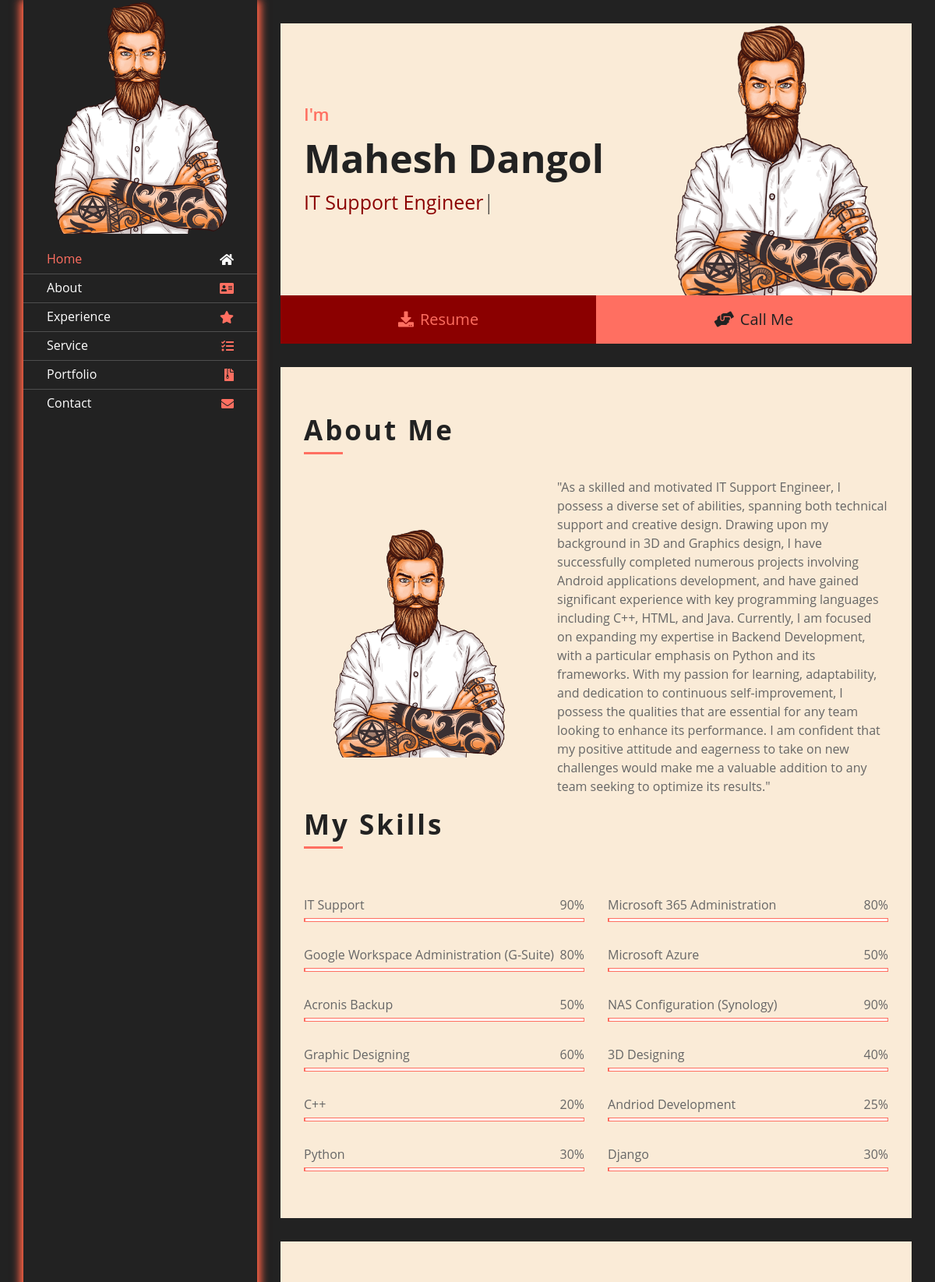
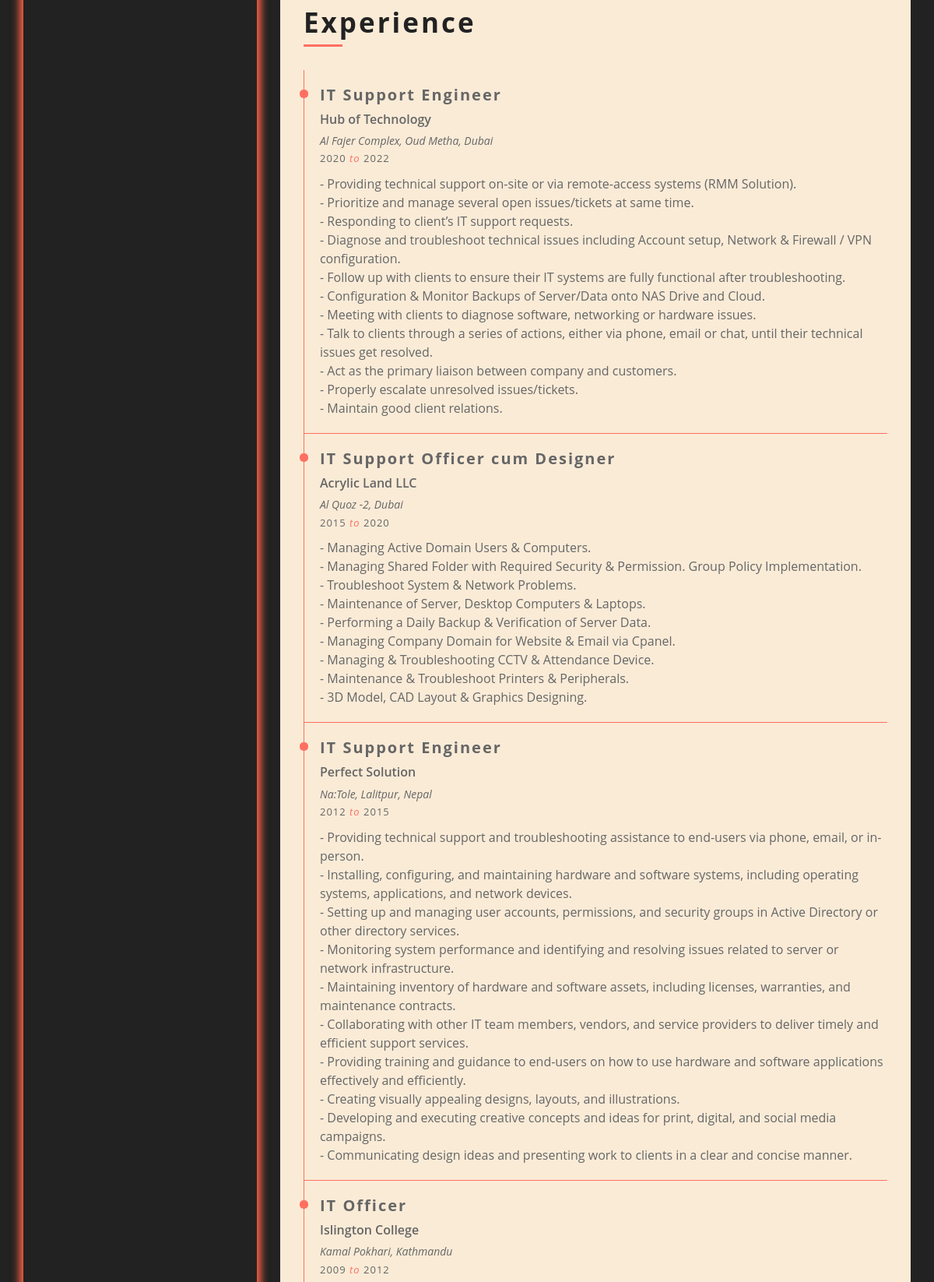
The page / (upper part) on the database its author committed (2 pictures, top to bottom).
### main/models.py (models this page shows)
class ResumeTitle(models.Model):
    name = models.CharField(max_length=30)
    about_me = models.TextField(blank=True)
    profile_pic = models.ImageField(upload_to="thumbnail_profile", default="", blank=True)

class ResumeSkill(models.Model):
    skill = models.CharField(max_length=500)
    skill_level = models.CharField(max_length=3)

class ResumeExperience(models.Model):
    title = models.CharField(max_length=100)
    company = models.CharField(max_length=200)
    address = models.CharField(max_length=200)
    start_date = models.CharField(max_length=50)
    end_date = models.CharField(max_length=50)
    description = models.TextField()

### main/views.py (the view)
# urls.py: path('', include('main.urls')),
def main(request):
    latest_value = len(ResumeTitle.objects.all())
    name = ResumeTitle.objects.all()[latest_value - 1]
    about_me = ResumeTitle.objects.all()[latest_value - 1]
    profile_pic = ResumeTitle.objects.all()[latest_value - 1].profile_pic
    designation = ResumeTitleScroll.objects.all()
    skill = ResumeSkill.objects.all()
    skill_level = ResumeSkill.objects.all()
    two_loops = zip(skill, skill_level)
    level = ResumeEducation.objects.all()
    start_date = ResumeEducation.objects.all()
    end_date = ResumeEducation.objects.all()
    college = ResumeEducation.objects.all()
    edu_loops = zip(level, start_date, end_date, college)
    title = ResumeExperience.objects.all()
    company = ResumeExperience.objects.all()
    address = ResumeExperience.objects.all()
    start_date = ResumeExperience.objects.all()
    end_date = ResumeExperience.objects.all()
    description = ResumeExperience.objects.all()
    exp_loops = zip(title, company, address, start_date, end_date, description)
    title = ResumeService.objects.all()
    detail = ResumeService.objects.all()
    icon = ResumeService.objects.all()
    serv_loops = zip(title, detail, icon)
    project_name = ResumePortfolio.objects.all()
    project_type = ResumePortfolio.objects.all()
    project_img = ResumePortfolio.objects.all()
    project_tag = ResumePortfolio.objects.all()
    project_link = ResumePortfolio.objects.all()
    port_loops = zip(project_name, project_type, project_img, project_tag, project_link)
    total_contacts = len(ResumeContact.objects.all())
    name_cont = ResumeContact.objects.all()[total_contacts - 1]
    designation_cont = ResumeContact.objects.all()[total_contacts - 1]
    email = ResumeContact.objects.all()[total_contacts - 1]
    mobile = ResumeContact.objects.all()[total_contacts - 1]
    address = ResumeContact.objects.all()[total_contacts - 1]
    return render(request, "resume.html", {
        "name": name,
        "about_me": about_me,
        "profile_pic": profile_pic,
        "designation": designation,
        "skill_list": two_loops,
        "education": edu_loops,
        "experience": exp_loops,
        "service": serv_loops,
        "portfolio": port_loops,
        "name_cont": name_cont,
        "designation_cont": designation_cont,
        "email": email,
        "mobile": mobile,
        "address": address
    })

### templates/resume.html (shortened to what this page needs)
{% load static %}
<!DOCTYPE html>
<html lang="en">
<head>
    <link href="https://stackpath.bootstrapcdn.com/bootstrap/4.4.1/css/bootstrap.min.css" rel="stylesheet">
    <link href="https://cdnjs.cloudflare.com/ajax/libs/font-awesome/5.10.0/css/all.min.css" rel="stylesheet">
    <link href="{% static 'assets-resume/lib/slick/slick.css' %}" rel="stylesheet">
    <link href="{% static 'assets-resume/lib/slick/slick-theme.css' %}" rel="stylesheet">
    <link href="{% static 'assets-resume/lib/lightbox/css/lightbox.min.css' %}" rel="stylesheet">
    <link href="{% static 'assets-resume/css/style.css' %}" rel="stylesheet">
</head>
<body data-spy="scroll" data-target=".navbar" data-offset="51">
<div class="wrapper">
    <div class="sidebar">
        <div class="sidebar-header">
            <img src=" media/{{profile_pic}}" alt="Image">
        </div>
        <div class="sidebar-content">
            <nav class="navbar navbar-expand-md bg-dark navbar-dark">
                <div class="collapse navbar-collapse" id="navbarCollapse">
                    <ul class="nav navbar-nav">
                        <li class="nav-item">
                            <a class="nav-link" href="#header">Home<i class="fa fa-home"></i></a>
                        </li>
                        <li class="nav-item">
                            <a class="nav-link" href="#about">About<i class="fa fa-address-card"></i></a>
                        </li>
                        <li class="nav-item">
                            <a class="nav-link" href="#experience">Experience<i class="fa fa-star"></i></a>
                        </li>
                        <li class="nav-item">
                            <a class="nav-link" href="#service">Service<i class="fa fa-tasks"></i></a>
                        </li>
                        <li class="nav-item">
                            <a class="nav-link" href="#portfolio">Portfolio<i class="fa fa-file-archive"></i></a>
                        </li>
                        <li class="nav-item">
                            <a class="nav-link" href="#contact">Contact<i class="fa fa-envelope"></i></a>
                        </li>
                    </ul>
                </div>
            </nav>
        </div>
    </div>
    <div class="content">
        <div class="header" id="header">
            <div class="content-inner">
                <p>I'm</p>
                <h1>{{name.name}}</h1>
                <h2 style="color: darkred;"></h2>
                {% for designations in designation %}
                <div style="position: absolute; bottom: 0px; right: 0px; width: 250px; height: 350px;
                background-size: cover;">
                </div>
                {% endfor %}
            </div>
        </div>
        <div class="large-btn">
            <div class="content-inner">
                <a class="btn" href="static/pdf/MaheshResume.pdf" download="MaheshResume.pdf"><i
                        class="fa fa-download"></i>Resume</a>
                <a class="btn" href="tel:+9779841304359"><i class="fa fa-hands-helping"></i>Call Me</a>
            </div>
        </div>
        <div class="about" id="about">
            <div class="content-inner">
                <div class="content-header">
                    <h2>About Me</h2>
                </div>
                <div class="row align-items-center">
                    <div class="col-md-6 col-lg-5">
                        <img src="media/{{profile_pic}}" alt="Image">
                    </div>
                    <div class="col-md-6 col-lg-7">
                        <p>
                            {{about_me.about_me}}
                        </p>
                    </div>
                </div>
                <div class="content-header">
                    <h2>My Skills</h2>
                </div>
                <div class="row">
                    {% for skills, level in skill_list %}
                    <div class="col-md-6">
                        <div class="skills">
                            <div class="skill-name">
                                <p>{{skills.skill}}</p>
                                <p>{{level.skill_level}}%</p>
                            </div>
                            <div class="progress">
                            </div>
                        </div>
                    </div>
                    {% endfor %}
                </div>
            </div>
        </div>
        <div class="experience" id="experience">
            <div class="content-inner">
                <div class="content-header">
                    <h2>Experience</h2>
                </div>
                <div class="row align-items-center">
                    {% for title, company, address, start_date, end_date, description in experience reversed %}
                    <div class="col-md-12">
                        <div class="exp-col">
                            <span>
                            <h3>{{title.title}}</h3>
                            </span>
                            <h5>{{company.company}}</h5>
                            <h4>{{address.address}}</h4>
                            <p style="font-size: 13px; letter-spacing: 1px; margin-bottom: 10px;">{{start_date.start_date}} <i style="color: #FF6F61;">to</i> {{end_date.end_date}}</p>
                            <p>{{description.description|safe}}</p>
                        </div>
                    </div>
                    {% endfor %}
                </div>
            </div>
        </div>
    </div>
</div>
</body>
</html>

### rows shown on the page
ResumeTitle: profile_pic (picture), name "Mahesh Dangol", about_me "\"As a skilled and motivated IT Support Engineer, I possess a diverse set of abilities, spanning both technical support and creative design. Drawing upon my background in 3D and Graphics design, I have successfully completed numerous projects involving Android applications development, and have gained significant experience with key programming languages including C++, HTML, and Java. Currently, I am focused on expanding my expertise in Backend Development, with a particular emphasis on Python and its frameworks. With my passion for learning, adaptability, and dedication to continuous self-improvement, I possess the qualities that are essential for any team looking to enhance its…"
ResumeSkill: skill "IT Support", skill_level "90"
ResumeSkill: skill "Microsoft 365 Administration", skill_level "80"
ResumeSkill: skill "Google Workspace Administration (G-Suite)", skill_level "80"
ResumeSkill: skill "Microsoft Azure", skill_level "50"
ResumeSkill: skill "Acronis Backup", skill_level "50"
ResumeSkill: skill "NAS Configuration (Synology)", skill_level "90"
ResumeSkill: skill "Graphic Designing", skill_level "60"
ResumeSkill: skill "3D Designing", skill_level "40"
ResumeSkill: skill "C++", skill_level "20"
ResumeSkill: skill "Andriod Development", skill_level "25"
ResumeSkill: skill "Python", skill_level "30"
ResumeSkill: skill "Django", skill_level "30"
ResumeExperience: title "IT Support Engineer", company "Hub of Technology", address "Al Fajer Complex, Oud Metha, Dubai", start_date "2020", end_date "2022", description "- Providing technical support on-site or via remote-access systems (RMM Solution). - Prioritize and manage several open issues/tickets at same time. - Responding to client’s IT support requests. - Diagnose and troubleshoot technical issues including Account setup, Network & Firewall / VPN configuration. - Follow up with clients to ensure their IT systems are fully functional after troubleshooting. - Configuration & Monitor Backups of Server/Data onto NAS Drive and Cloud. - Meeting with clients to diagnose software, networking or hardware issues. - Talk to clients through a series of actions, either via phone, email or chat, until their technical issues get resolved. - Act as the primary…"
ResumeExperience: title "IT Support Officer cum Designer", company "Acrylic Land LLC", address "Al Quoz -2, Dubai", start_date "2015", end_date "2020", description "- Managing Active Domain Users & Computers. - Managing Shared Folder with Required Security & Permission. Group Policy Implementation. - Troubleshoot System & Network Problems. - Maintenance of Server, Desktop Computers & Laptops. - Performing a Daily Backup & Verification of Server Data. - Managing Company Domain for Website & Email via Cpanel. - Managing & Troubleshooting CCTV & Attendance Device. - Maintenance & Troubleshoot Printers & Peripherals. - 3D Model, CAD Layout & Graphics Designing."
ResumeExperience: title "IT Support Engineer", company "Perfect Solution", address "Na:Tole, Lalitpur, Nepal", start_date "2012", end_date "2015", description "- Providing technical support and troubleshooting assistance to end-users via phone, email, or in-person. - Installing, configuring, and maintaining hardware and software systems, including operating systems, applications, and network devices. - Setting up and managing user accounts, permissions, and security groups in Active Directory or other directory services. - Monitoring system performance and identifying and resolving issues related to server or network infrastructure. - Maintaining inventory of hardware and software assets, including licenses, warranties, and maintenance contracts. - Collaborating with other IT team members, vendors, and service providers to deliver timely and…"
ResumeExperience: title "IT Officer", company "Islington College", address "Kamal Pokhari, Kathmandu", start_date "2009", end_date "2012"
